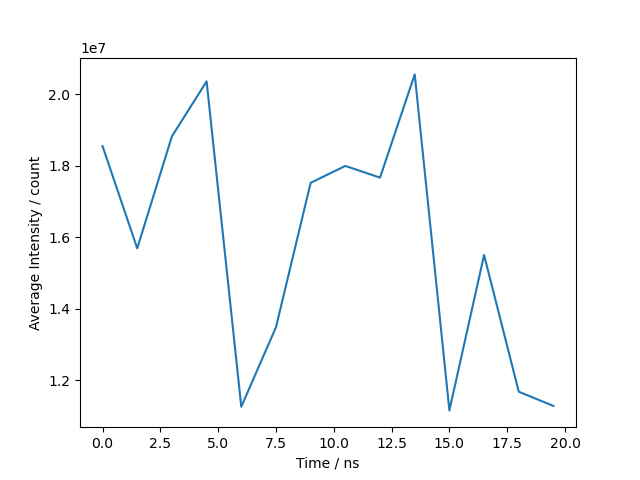

Recreate this plot in Python.
import numpy as np
import matplotlib.pyplot as plt


ramsey_data = np.genfromtxt("ramsey1.txt", delimiter=';', skip_header=14)

plt.plot(ramsey_data[:, 0], ramsey_data[:, 2])
plt.xlabel("Time / ns")
plt.ylabel("Average Intensity / count")

plt.savefig("ramsey.png")

plt.show()